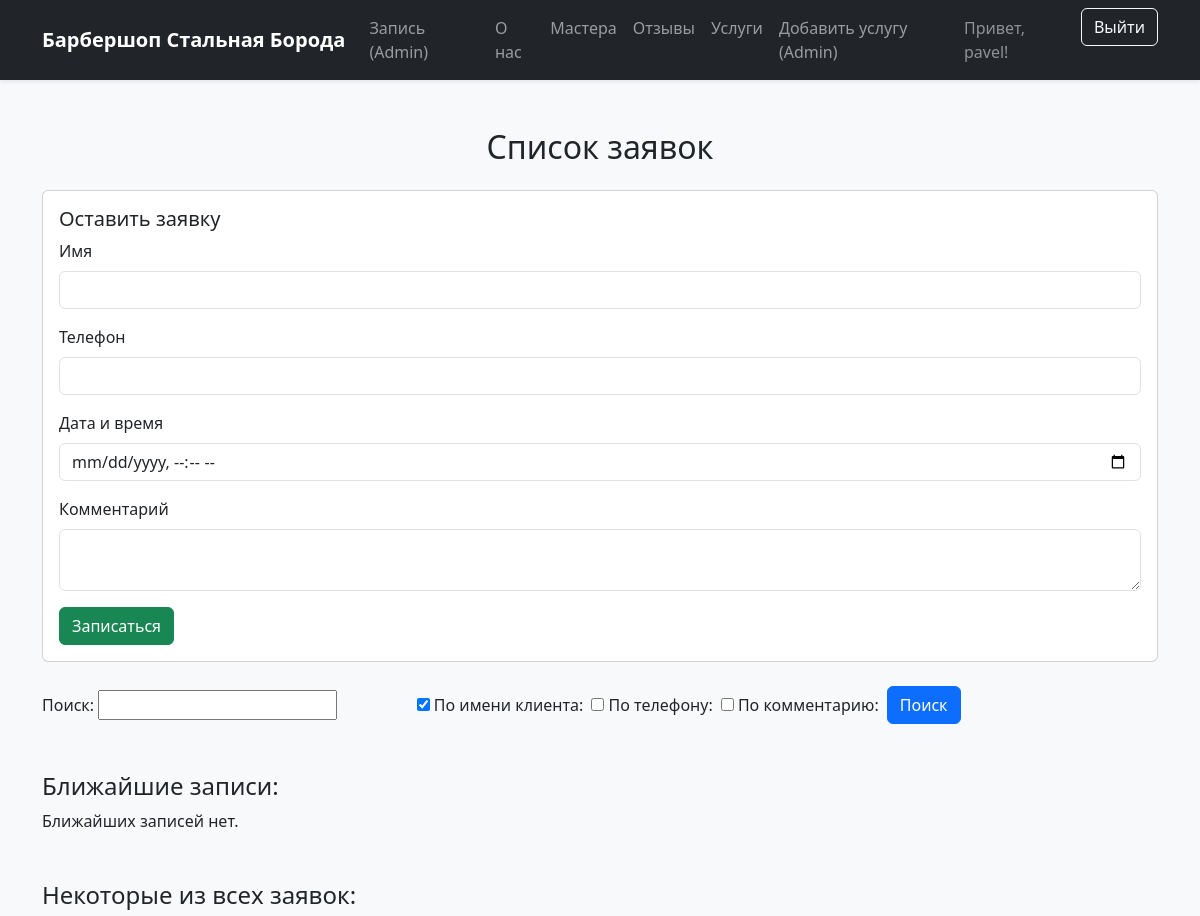
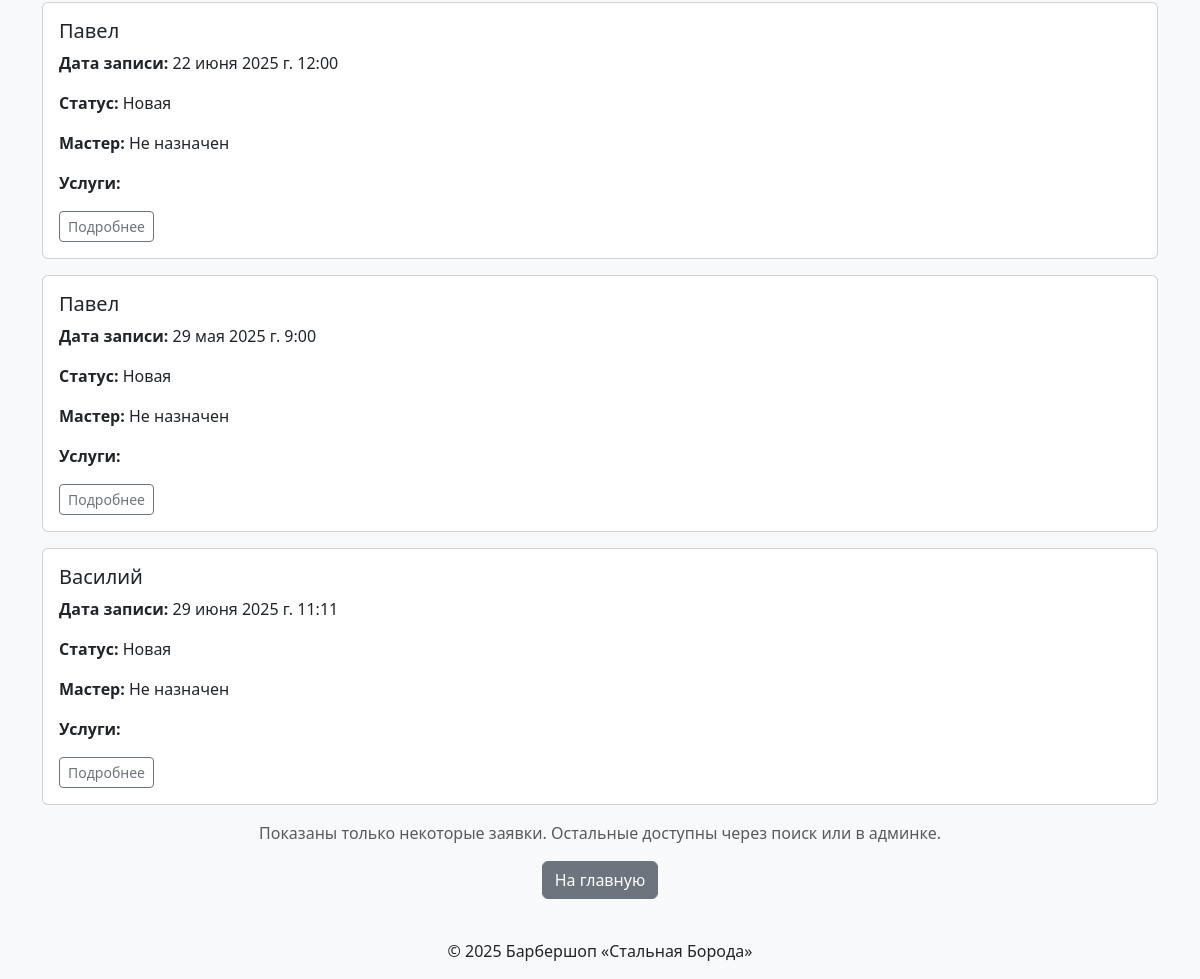
Screenshot of /orders/ (signed in) with the database file from the repository (2 pictures, top to bottom).
### core/models.py (models this page shows, shortened)
class Order(models.Model):
    client_name = models.CharField(max_length=100, verbose_name="Имя клиента")
    phone = models.CharField(max_length=20, verbose_name="Телефон")
    comment = models.TextField(blank=True, verbose_name="Комментарий")
    status = models.CharField(max_length=50, choices=STATUS_CHOICES, default="new", verbose_name="Статус")
    date_created = models.DateTimeField(auto_now_add=True, verbose_name="Дата создания")
    date_updated = models.DateTimeField(auto_now=True, verbose_name="Дата обновления")
    master = models.ForeignKey(Master, on_delete=models.SET_NULL, null=True, blank=True, verbose_name="Мастер")
    services = models.ManyToManyField(Service, related_name="orders", verbose_name="Услуги")
    appointment_date = models.DateTimeField(verbose_name="Дата и время записи")
    class Meta:
        verbose_name = "Заказ"
        verbose_name_plural = "Заказы"

### barbershop/views.py (the view, shortened to what this page needs)
# urls.py: path('orders/', OrdersListView.as_view(), name='orders_list'),
class OrdersListView(StaffRequiredMixin, ListView):
    model = Order
    template_name = "core/orders_list.html"
    context_object_name = "orders"
    def get_queryset(self):
        form = OrderSearchForm(self.request.GET or None)
        f = Q()
        return (Order.objects.filter(f)
                        .select_related("master")
                        .prefetch_related("services")
                        .order_by("-date_created"))
    def get_context_data(self, **kw):
        ctx = super().get_context_data(**kw)
        ctx["form"] = OrderSearchForm(self.request.GET or None)
        ctx["latest_orders"] = (Order.objects
                                     .filter(appointment_date__gte=now())
                                     .order_by("appointment_date")[:3])
        return ctx

### core/forms.py
class OrderSearchForm(forms.Form):
    query = forms.CharField(required=False, label='Поиск')
    by_name = forms.BooleanField(required=False, initial=True, label='По имени клиента')
    by_phone = forms.BooleanField(required=False, label='По телефону')
    by_comment = forms.BooleanField(required=False, label='По комментарию')

### core/mixins.py (called while the page is built)
    def test_func(self):
        return self.request.user.is_staff

### barbershop/templates/core/orders_list.html (shortened to what this page needs)
{% extends "base.html" %}
{% block content %}
<h2 class="text-center my-4">Список заявок</h2>
<div class="card mb-4">
  <div class="card-body">
    <h5 class="card-title">Оставить заявку</h5>
    <form method="post">
      <div class="mb-3">
        <label for="client_name" class="form-label">Имя</label>
        <input type="text" name="client_name" id="client_name" class="form-control" required>
      </div>
      <div class="mb-3">
        <label for="phone" class="form-label">Телефон</label>
        <input type="text" name="phone" id="phone" class="form-control" required>
      </div>
      <div class="mb-3">
        <label for="appointment_date" class="form-label">Дата и время</label>
        <input type="datetime-local" name="appointment_date" id="appointment_date" class="form-control" required>
      </div>
      <div class="mb-3">
        <label for="comment" class="form-label">Комментарий</label>
        <textarea name="comment" id="comment" class="form-control"></textarea>
      </div>
      <button type="submit" class="btn btn-success">Записаться</button>
    </form>
  </div>
</div>
<form method="get" class="mb-4">
  <div class="row g-2 align-items-center">
    <div class="col-md-4">
      {{ form.query.label_tag }} {{ form.query }}
    </div>
    <div class="col-auto">
      {{ form.by_name }} {{ form.by_name.label_tag }}
    </div>
    <div class="col-auto">
      {{ form.by_phone }} {{ form.by_phone.label_tag }}
    </div>
    <div class="col-auto">
      {{ form.by_comment }} {{ form.by_comment.label_tag }}
    </div>
    <div class="col-auto">
      <button type="submit" class="btn btn-primary">Поиск</button>
    </div>
  </div>
</form>
<h4 class="mt-5">Ближайшие записи:</h4>
{% for order in latest_orders %}
<div class="card mb-3 border-success">
  <div class="card-body">
    <h5 class="card-title">{{ order.client_name }}</h5>
    <p><strong>Дата записи:</strong> {{ order.appointment_date }}</p>
    <p><strong>Комментарий:</strong> {{ order.comment|default:"-" }}</p>
  </div>
</div>
{% empty %}
<p>Ближайших записей нет.</p>
{% endfor %}
<h4 class="mt-5">Некоторые из всех заявок:</h4>
{% for order in orders|slice:":3" %}
<div class="card mb-3">
  <div class="card-body">
    <h5>{{ order.client_name }}</h5>
    <p><strong>Дата записи:</strong> {{ order.appointment_date }}</p>
    <p><strong>Статус:</strong> {{ order.get_status_display }}</p>
    <p><strong>Мастер:</strong>
        {% if order.master %}
            {{ order.master.name }}
        {% else %}
            Не назначен
        {% endif %}
    </p>
    <p><strong>Услуги:</strong>
    </p>
    <a href="{% url 'order_detail' order.id %}" class="btn btn-outline-secondary btn-sm">Подробнее</a>
  </div>
</div>
{% empty %}
<p class="text-center">Заявок пока нет.</p>
{% endfor %}
<p class="text-muted text-center">
  Показаны только некоторые заявки. Остальные доступны через поиск или в админке.
</p>
<div class="text-center">
  <a href="{% url 'landing' %}" class="btn btn-secondary">На главную</a>
</div>
{% endblock %}

### barbershop/templates/includes/menu.html (shortened to what this page needs)
<nav class="navbar navbar-expand-lg navbar-dark bg-dark shadow-sm">
    <div class="container">
        <a class="navbar-brand fw-bold" href="{% url 'landing' %}">Барбершоп Стальная Борода</a>
        <div class="collapse navbar-collapse" id="navbarNav">
            <ul class="navbar-nav me-auto mb-2 mb-lg-0">
                {% if user.is_staff %}
                    <li class="nav-item">
                        <a class="nav-link" href="{% url 'orders_list' %}">Запись (Admin)</a>
                    </li>
                {% endif %}
                <li class="nav-item">
                    <a class="nav-link" href="{% url 'landing' %}#about">О нас</a>
                </li>
                <li class="nav-item">
                    <a class="nav-link" href="{% url 'landing' %}#masters">Мастера</a>
                </li>
                <li class="nav-item">
                    <a class="nav-link" href="{% url 'landing' %}#reviews">Отзывы</a>
                </li>
                <li class="nav-item">
                    <a class="nav-link" href="{% url 'landing' %}#services">Услуги</a>
                </li>
                {% if user.is_staff %}
                    <li class="nav-item">
                        <a class="nav-link" href="{% url 'service_create' %}">Добавить услугу (Admin)</a>
                    </li>
                {% endif %}
            </ul>
            <ul class="navbar-nav ms-auto mb-2 mb-lg-0">
                {% if user.is_authenticated %}
                    <li class="nav-item d-flex align-items-center me-3">
                        <span class="navbar-text text-white-50">Привет, {{ user.username }}!</span>
                    </li>
                    <li class="nav-item">
                        <form method="post" action="{% url 'logout' %}" class="d-inline">
                            <button type="submit" class="btn btn-outline-light">Выйти</button>
                        </form>
                    </li>
                {% endif %}
            </ul>
        </div>
    </div>
</nav>

### barbershop/templates/base.html (style rules this page uses)
body { background-color: #f8f9fa; }
html { scroll-behavior: smooth; }

### rows the page displays
Order: client_name "Павел", appointment_date "22 июня 2025 г. 12:00", status "Новая", shows "Не назначен"
Order: client_name "Павел", appointment_date "29 мая 2025 г. 9:00", status "Новая", shows "Не назначен"
Order: client_name "Василий", appointment_date "29 июня 2025 г. 11:11", status "Новая", shows "Не назначен"

### other values shown
{{ user.username }} "pavel"
